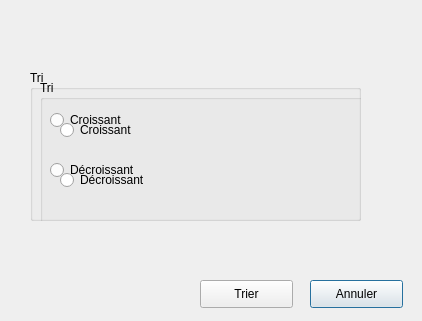
<?xml version="1.0" encoding="UTF-8"?>
<ui version="4.0">
 <class>tri</class>
 <widget class="QDialog" name="tri">
  <property name="geometry">
   <rect>
    <x>0</x>
    <y>0</y>
    <width>422</width>
    <height>321</height>
   </rect>
  </property>
  <property name="windowTitle">
   <string>Dialog</string>
  </property>
  <widget class="QLabel" name="label">
   <property name="geometry">
    <rect>
     <x>10</x>
     <y>5</y>
     <width>401</width>
     <height>311</height>
    </rect>
   </property>
   <property name="text">
    <string/>
   </property>
   <property name="pixmap">
    <pixmap>../../Desktop/MnjEcY.webp</pixmap>
   </property>
  </widget>
  <widget class="QGroupBox" name="groupBox">
   <property name="geometry">
    <rect>
     <x>30</x>
     <y>70</y>
     <width>331</width>
     <height>151</height>
    </rect>
   </property>
   <property name="title">
    <string>Tri</string>
   </property>
   <widget class="QRadioButton" name="radioButton">
    <property name="geometry">
     <rect>
      <x>20</x>
      <y>40</y>
      <width>97</width>
      <height>20</height>
     </rect>
    </property>
    <property name="text">
     <string>Croissant</string>
    </property>
   </widget>
   <widget class="QRadioButton" name="radioButton_2">
    <property name="geometry">
     <rect>
      <x>20</x>
      <y>90</y>
      <width>97</width>
      <height>20</height>
     </rect>
    </property>
    <property name="text">
     <string>Décroissant</string>
    </property>
   </widget>
   <widget class="QGroupBox" name="groupBox_2">
    <property name="geometry">
     <rect>
      <x>10</x>
      <y>10</y>
      <width>331</width>
      <height>151</height>
     </rect>
    </property>
    <property name="title">
     <string>Tri</string>
    </property>
    <widget class="QRadioButton" name="radioButton_3">
     <property name="geometry">
      <rect>
       <x>20</x>
       <y>40</y>
       <width>97</width>
       <height>20</height>
      </rect>
     </property>
     <property name="text">
      <string>Croissant</string>
     </property>
    </widget>
    <widget class="QRadioButton" name="radioButton_4">
     <property name="geometry">
      <rect>
       <x>20</x>
       <y>90</y>
       <width>97</width>
       <height>20</height>
      </rect>
     </property>
     <property name="text">
      <string>Décroissant</string>
     </property>
    </widget>
   </widget>
  </widget>
  <widget class="QPushButton" name="pushButton_2">
   <property name="geometry">
    <rect>
     <x>310</x>
     <y>280</y>
     <width>93</width>
     <height>28</height>
    </rect>
   </property>
   <property name="text">
    <string>Annuler</string>
   </property>
  </widget>
  <widget class="QPushButton" name="pushButton">
   <property name="geometry">
    <rect>
     <x>200</x>
     <y>280</y>
     <width>93</width>
     <height>28</height>
    </rect>
   </property>
   <property name="text">
    <string>Trier</string>
   </property>
  </widget>
 </widget>
 <resources/>
 <connections/>
</ui>
